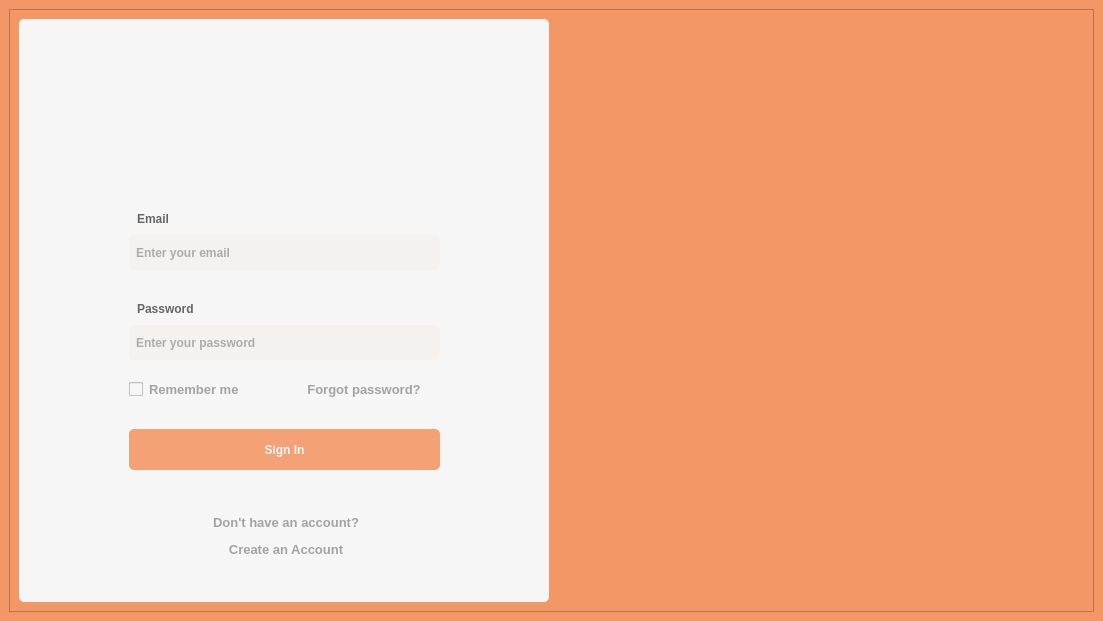
<?xml version="1.0" encoding="UTF-8"?>
<ui version="4.0">
 <class>LoginWindow</class>
 <widget class="QMainWindow" name="LoginWindow">
  <property name="geometry">
   <rect>
    <x>0</x>
    <y>0</y>
    <width>1103</width>
    <height>621</height>
   </rect>
  </property>
  <property name="windowTitle">
   <string>MainWindow</string>
  </property>
  <property name="styleSheet">
   <string notr="true">* {
	font: 15px &quot;Lato&quot;;
	font-weight: bold;
	background-color: #f39766;
 	color: #666;
  	line-height: 1.6;
}
</string>
  </property>
  <widget class="QWidget" name="centralwidget">
   <layout class="QGridLayout" name="gridLayout_2">
    <item row="0" column="0">
     <widget class="QFrame" name="frame_main">
      <property name="minimumSize">
       <size>
        <width>1085</width>
        <height>603</height>
       </size>
      </property>
      <property name="maximumSize">
       <size>
        <width>1085</width>
        <height>603</height>
       </size>
      </property>
      <property name="frameShape">
       <enum>QFrame::StyledPanel</enum>
      </property>
      <property name="frameShadow">
       <enum>QFrame::Raised</enum>
      </property>
      <layout class="QGridLayout" name="gridLayout">
       <item row="0" column="2">
        <widget class="QFrame" name="image_frame">
         <property name="minimumSize">
          <size>
           <width>529</width>
           <height>583</height>
          </size>
         </property>
         <property name="maximumSize">
          <size>
           <width>529</width>
           <height>583</height>
          </size>
         </property>
         <property name="autoFillBackground">
          <bool>false</bool>
         </property>
         <property name="styleSheet">
          <string notr="true"/>
         </property>
         <property name="frameShape">
          <enum>QFrame::StyledPanel</enum>
         </property>
         <property name="frameShadow">
          <enum>QFrame::Raised</enum>
         </property>
         <widget class="QLabel" name="image">
          <property name="geometry">
           <rect>
            <x>0</x>
            <y>0</y>
            <width>531</width>
            <height>591</height>
           </rect>
          </property>
          <property name="styleSheet">
           <string notr="true"/>
          </property>
          <property name="frameShadow">
           <enum>QFrame::Plain</enum>
          </property>
          <property name="text">
           <string/>
          </property>
          <property name="pixmap">
           <pixmap>../Images/img2.jpg</pixmap>
          </property>
          <property name="scaledContents">
           <bool>true</bool>
          </property>
          <property name="alignment">
           <set>Qt::AlignCenter</set>
          </property>
          <property name="wordWrap">
           <bool>false</bool>
          </property>
          <property name="openExternalLinks">
           <bool>false</bool>
          </property>
         </widget>
        </widget>
       </item>
       <item row="0" column="1">
        <widget class="QFrame" name="sign_in_frame_outer">
         <property name="minimumSize">
          <size>
           <width>530</width>
           <height>583</height>
          </size>
         </property>
         <property name="maximumSize">
          <size>
           <width>530</width>
           <height>583</height>
          </size>
         </property>
         <property name="styleSheet">
          <string notr="true">border-radius: 5px;
background: #f6f6f6;

</string>
         </property>
         <property name="frameShape">
          <enum>QFrame::StyledPanel</enum>
         </property>
         <property name="frameShadow">
          <enum>QFrame::Raised</enum>
         </property>
         <widget class="QFrame" name="sign_in_frame_inner">
          <property name="geometry">
           <rect>
            <x>90</x>
            <y>20</y>
            <width>351</width>
            <height>561</height>
           </rect>
          </property>
          <property name="layoutDirection">
           <enum>Qt::LeftToRight</enum>
          </property>
          <property name="styleSheet">
           <string notr="true"/>
          </property>
          <property name="frameShape">
           <enum>QFrame::StyledPanel</enum>
          </property>
          <property name="frameShadow">
           <enum>QFrame::Raised</enum>
          </property>
          <widget class="QWidget" name="layoutWidget">
           <property name="geometry">
            <rect>
             <x>20</x>
             <y>470</y>
             <width>314</width>
             <height>51</height>
            </rect>
           </property>
           <layout class="QVBoxLayout" name="create_acc_layout">
            <item>
             <widget class="QLabel" name="create_account_1">
              <property name="minimumSize">
               <size>
                <width>0</width>
                <height>0</height>
               </size>
              </property>
              <property name="styleSheet">
               <string notr="true">font-size: 13px;
color: #a3a3a3;</string>
              </property>
              <property name="text">
               <string>Don't have an account?</string>
              </property>
              <property name="alignment">
               <set>Qt::AlignCenter</set>
              </property>
             </widget>
            </item>
            <item>
             <widget class="QPushButton" name="create_account_2">
              <property name="styleSheet">
               <string notr="true">*{
font-size: 13px;
color: #a3a3a3;
padding-bottom:3px;
}

#create_account_2 {
border-bottom: solid 1px white;
}

#create_account_2:hover {
color: #666;
border-bottom: solid 1px #a3a3a3;
}</string>
              </property>
              <property name="text">
               <string>Create an Account</string>
              </property>
             </widget>
            </item>
           </layout>
          </widget>
          <widget class="QWidget" name="layoutWidget">
           <property name="geometry">
            <rect>
             <x>20</x>
             <y>150</y>
             <width>311</width>
             <height>81</height>
            </rect>
           </property>
           <layout class="QVBoxLayout" name="email_layout">
            <item>
             <widget class="QLabel" name="email_label">
              <property name="styleSheet">
               <string notr="true">
padding-left: 5px;
padding-bottom:-2px;
height:25px;</string>
              </property>
              <property name="text">
               <string>Email</string>
              </property>
              <property name="alignment">
               <set>Qt::AlignBottom|Qt::AlignLeading|Qt::AlignLeft</set>
              </property>
             </widget>
            </item>
            <item>
             <widget class="QLineEdit" name="email_input">
              <property name="styleSheet">
               <string notr="true">
background: rgba(243,151,102, 0.05);
padding: 5px;
height:25px;</string>
              </property>
              <property name="placeholderText">
               <string>Enter your email</string>
              </property>
             </widget>
            </item>
           </layout>
          </widget>
          <widget class="QLabel" name="logo">
           <property name="geometry">
            <rect>
             <x>10</x>
             <y>10</y>
             <width>331</width>
             <height>111</height>
            </rect>
           </property>
           <property name="text">
            <string/>
           </property>
           <property name="pixmap">
            <pixmap>../Images/logo_sample1.PNG</pixmap>
           </property>
           <property name="scaledContents">
            <bool>true</bool>
           </property>
          </widget>
          <widget class="QWidget" name="layoutWidget">
           <property name="geometry">
            <rect>
             <x>20</x>
             <y>250</y>
             <width>311</width>
             <height>71</height>
            </rect>
           </property>
           <layout class="QVBoxLayout" name="password_layout">
            <item>
             <widget class="QLabel" name="password_label">
              <property name="styleSheet">
               <string notr="true">
padding-left: 5px;
padding-bottom:-2px;
height:25px;</string>
              </property>
              <property name="text">
               <string>Password</string>
              </property>
              <property name="alignment">
               <set>Qt::AlignBottom|Qt::AlignLeading|Qt::AlignLeft</set>
              </property>
             </widget>
            </item>
            <item>
             <widget class="QLineEdit" name="password_input">
              <property name="styleSheet">
               <string notr="true">background: rgba(243,151,102, 0.05);
padding: 5px;
height:25px;</string>
              </property>
              <property name="text">
               <string/>
              </property>
              <property name="placeholderText">
               <string>Enter your password</string>
              </property>
             </widget>
            </item>
           </layout>
          </widget>
          <widget class="QPushButton" name="sign_in">
           <property name="geometry">
            <rect>
             <x>20</x>
             <y>390</y>
             <width>311</width>
             <height>41</height>
            </rect>
           </property>
           <property name="styleSheet">
            <string notr="true">#sign_in {
background: rgba(243,151,102, 0.9);
color: #f6f6f6;
cursor: pointer;
outline: none;
border: none;
}


#sign_in:hover {
background: rgba(243,151,102, 1);
}</string>
           </property>
           <property name="text">
            <string>Sign In</string>
           </property>
          </widget>
          <widget class="QWidget" name="layoutWidget">
           <property name="geometry">
            <rect>
             <x>20</x>
             <y>340</y>
             <width>311</width>
             <height>24</height>
            </rect>
           </property>
           <layout class="QHBoxLayout" name="remember_forgot_layout">
            <item>
             <widget class="QCheckBox" name="remember_password">
              <property name="styleSheet">
               <string notr="true">font-size: 13px;
color: #a3a3a3;
padding-bottom:3px;</string>
              </property>
              <property name="text">
               <string>Remember me</string>
              </property>
             </widget>
            </item>
            <item>
             <widget class="QPushButton" name="forgot_password">
              <property name="styleSheet">
               <string notr="true">*{
font-size: 13px;
color: #a3a3a3;
padding-bottom:3px;
}

#forgot_password {
border-bottom: solid 1px white;
}

#forgot_password:hover {
color: #666;
border-bottom: solid 1px #a3a3a3;
}</string>
              </property>
              <property name="text">
               <string>Forgot password?</string>
              </property>
             </widget>
            </item>
           </layout>
          </widget>
         </widget>
        </widget>
       </item>
      </layout>
      <zorder>sign_in_frame_outer</zorder>
      <zorder>image_frame</zorder>
     </widget>
    </item>
   </layout>
  </widget>
 </widget>
 <resources/>
 <connections/>
</ui>
